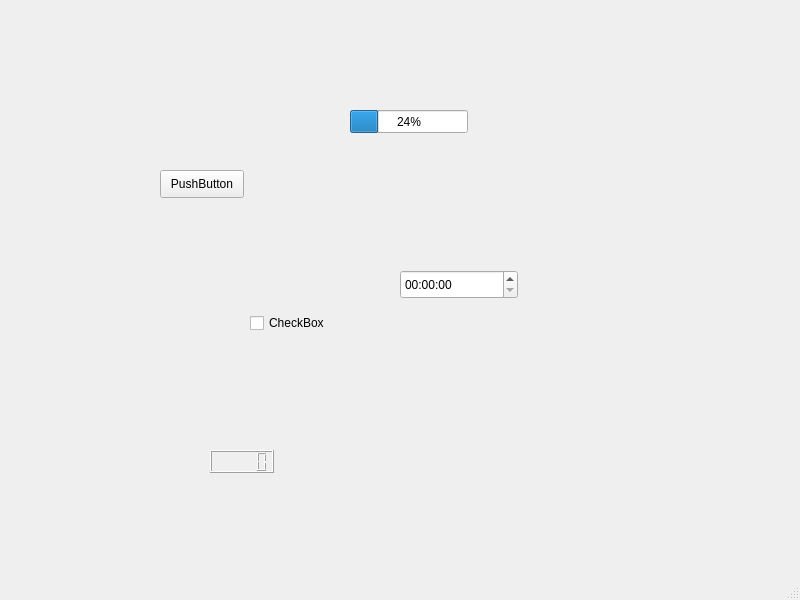
<?xml version="1.0" encoding="UTF-8"?>
<ui version="4.0">
 <class>MainWindow</class>
 <widget class="QMainWindow" name="MainWindow">
  <property name="geometry">
   <rect>
    <x>0</x>
    <y>0</y>
    <width>800</width>
    <height>600</height>
   </rect>
  </property>
  <property name="windowTitle">
   <string>MainWindow</string>
  </property>
  <widget class="QWidget" name="centralwidget">
   <widget class="QPushButton" name="pushButton">
    <property name="geometry">
     <rect>
      <x>160</x>
      <y>170</y>
      <width>84</width>
      <height>28</height>
     </rect>
    </property>
    <property name="text">
     <string>PushButton</string>
    </property>
   </widget>
   <widget class="QCheckBox" name="checkBox">
    <property name="geometry">
     <rect>
      <x>250</x>
      <y>310</y>
      <width>91</width>
      <height>26</height>
     </rect>
    </property>
    <property name="text">
     <string>CheckBox</string>
    </property>
   </widget>
   <widget class="QLCDNumber" name="lcdNumber">
    <property name="geometry">
     <rect>
      <x>210</x>
      <y>450</y>
      <width>64</width>
      <height>23</height>
     </rect>
    </property>
   </widget>
   <widget class="QProgressBar" name="progressBar">
    <property name="geometry">
     <rect>
      <x>350</x>
      <y>110</y>
      <width>118</width>
      <height>23</height>
     </rect>
    </property>
    <property name="value">
     <number>24</number>
    </property>
   </widget>
   <widget class="QTimeEdit" name="timeEdit">
    <property name="geometry">
     <rect>
      <x>400</x>
      <y>270</y>
      <width>118</width>
      <height>29</height>
     </rect>
    </property>
   </widget>
  </widget>
  <widget class="QMenuBar" name="menubar">
   <property name="geometry">
    <rect>
     <x>0</x>
     <y>0</y>
     <width>800</width>
     <height>25</height>
    </rect>
   </property>
  </widget>
  <widget class="QStatusBar" name="statusbar"/>
 </widget>
 <resources/>
 <connections/>
</ui>
